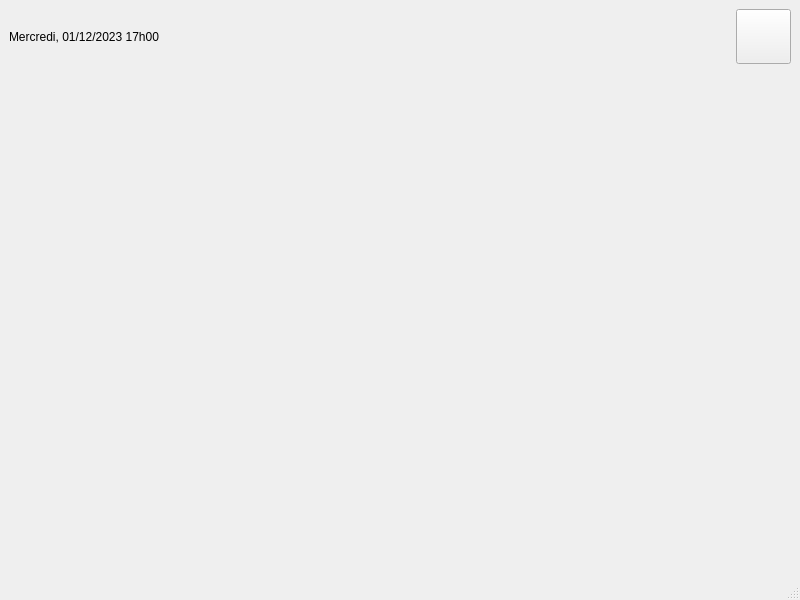
<?xml version="1.0" encoding="UTF-8"?>
<ui version="4.0">
 <class>MainWindow</class>
 <widget class="QMainWindow" name="MainWindow">
  <property name="geometry">
   <rect>
    <x>0</x>
    <y>0</y>
    <width>800</width>
    <height>600</height>
   </rect>
  </property>
  <property name="windowTitle">
   <string>MainWindow</string>
  </property>
  <widget class="QWidget" name="centralwidget">
   <layout class="QVBoxLayout" name="verticalLayout">
    <item>
     <layout class="QHBoxLayout" name="PanneauArretDeconnexion">
      <item>
       <widget class="QLabel" name="DateHeureCourante">
        <property name="text">
         <string>Mercredi, 01/12/2023 17h00</string>
        </property>
       </widget>
      </item>
      <item>
       <spacer name="horizontalSpacer">
        <property name="orientation">
         <enum>Qt::Horizontal</enum>
        </property>
        <property name="sizeHint" stdset="0">
         <size>
          <width>40</width>
          <height>20</height>
         </size>
        </property>
       </spacer>
      </item>
      <item>
       <widget class="QPushButton" name="BoutonArret">
        <property name="sizePolicy">
         <sizepolicy hsizetype="Fixed" vsizetype="Fixed">
          <horstretch>0</horstretch>
          <verstretch>0</verstretch>
         </sizepolicy>
        </property>
        <property name="minimumSize">
         <size>
          <width>55</width>
          <height>55</height>
         </size>
        </property>
        <property name="text">
         <string/>
        </property>
       </widget>
      </item>
     </layout>
    </item>
    <item>
     <spacer name="verticalSpacer">
      <property name="orientation">
       <enum>Qt::Vertical</enum>
      </property>
      <property name="sizeHint" stdset="0">
       <size>
        <width>20</width>
        <height>40</height>
       </size>
      </property>
     </spacer>
    </item>
   </layout>
  </widget>
  <widget class="QMenuBar" name="menubar">
   <property name="geometry">
    <rect>
     <x>0</x>
     <y>0</y>
     <width>800</width>
     <height>21</height>
    </rect>
   </property>
  </widget>
  <widget class="QStatusBar" name="statusbar"/>
 </widget>
 <resources/>
 <connections/>
</ui>
